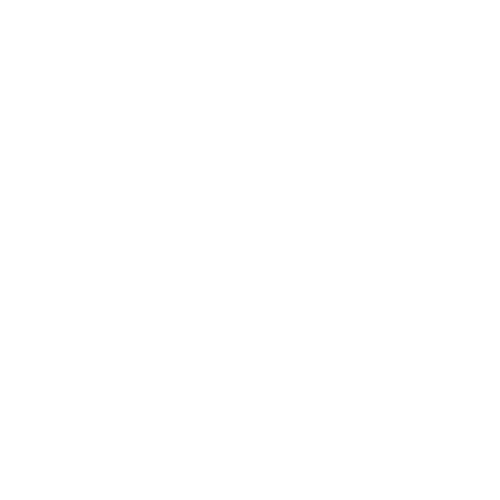
Frame 1 (no input)
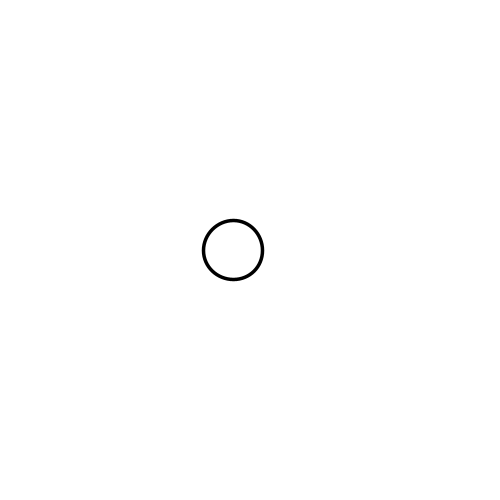
Frame 60 (the mouse pressed at the canvas centre just before this capture)
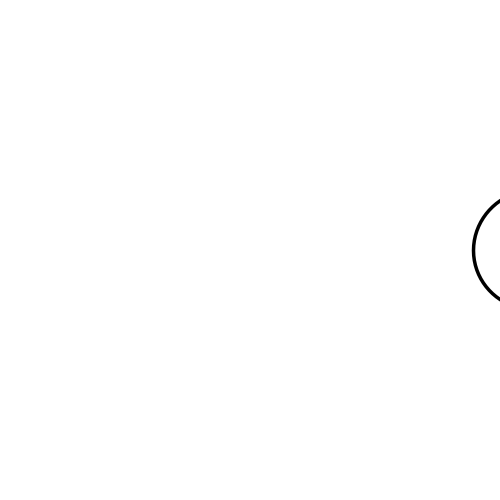
Frame 120 (the mouse held since frame 60 and released just before this capture)

The Processing sketch that drew these frames (run headless with seeded random() and noise(); from frame 60 on, the mouse is pressed at the canvas centre):

// Processing sketch: Animation_Circle_5
// ── Animation_Circle_5.pde
//Eric Li
//Animation 5
//Thursday Feb 19 2026

int x;
int y;

void setup() {
  size(500,500);
  x=-62;
  y=0;
}

void draw() {
  background(255);
  strokeWeight(3.5);
  circle(x,250,y);
  x=x+5;
  y=y+1;
  if (x>500+(y/2)) {
    x=-62;
    y=0;
  }
}
